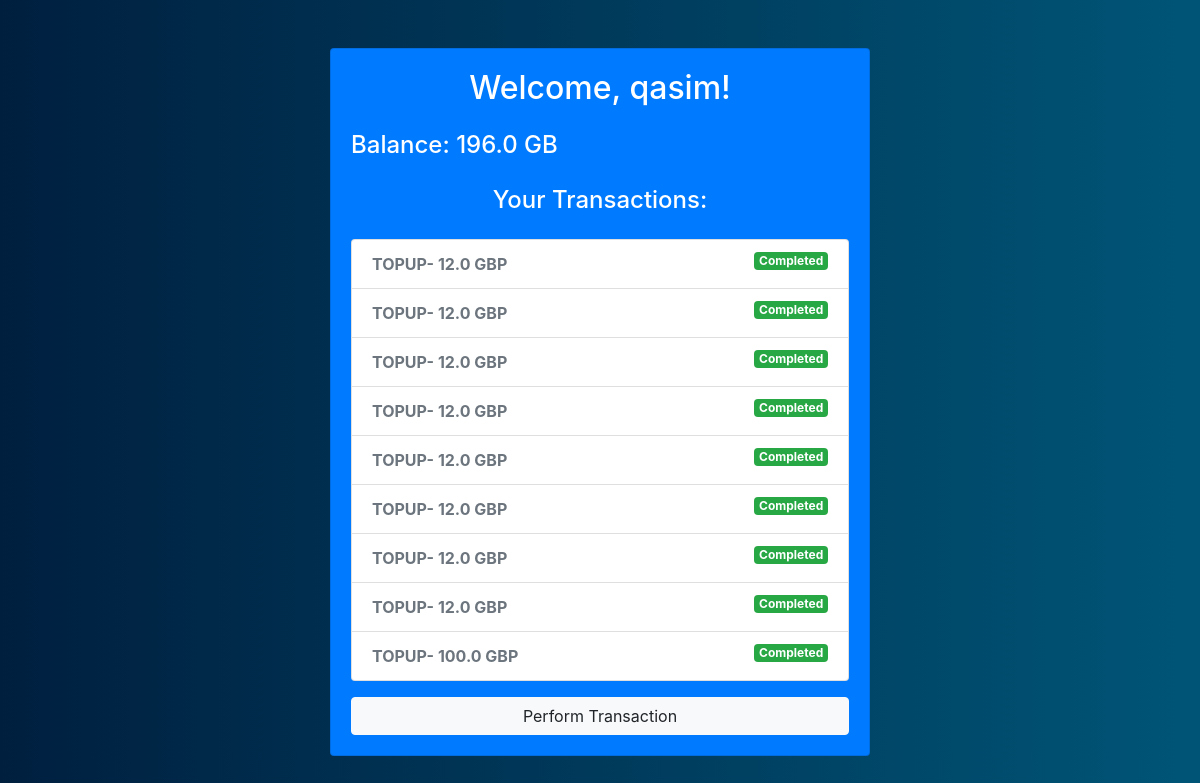
/ (signed in), run on an earlier commit of the app's database.
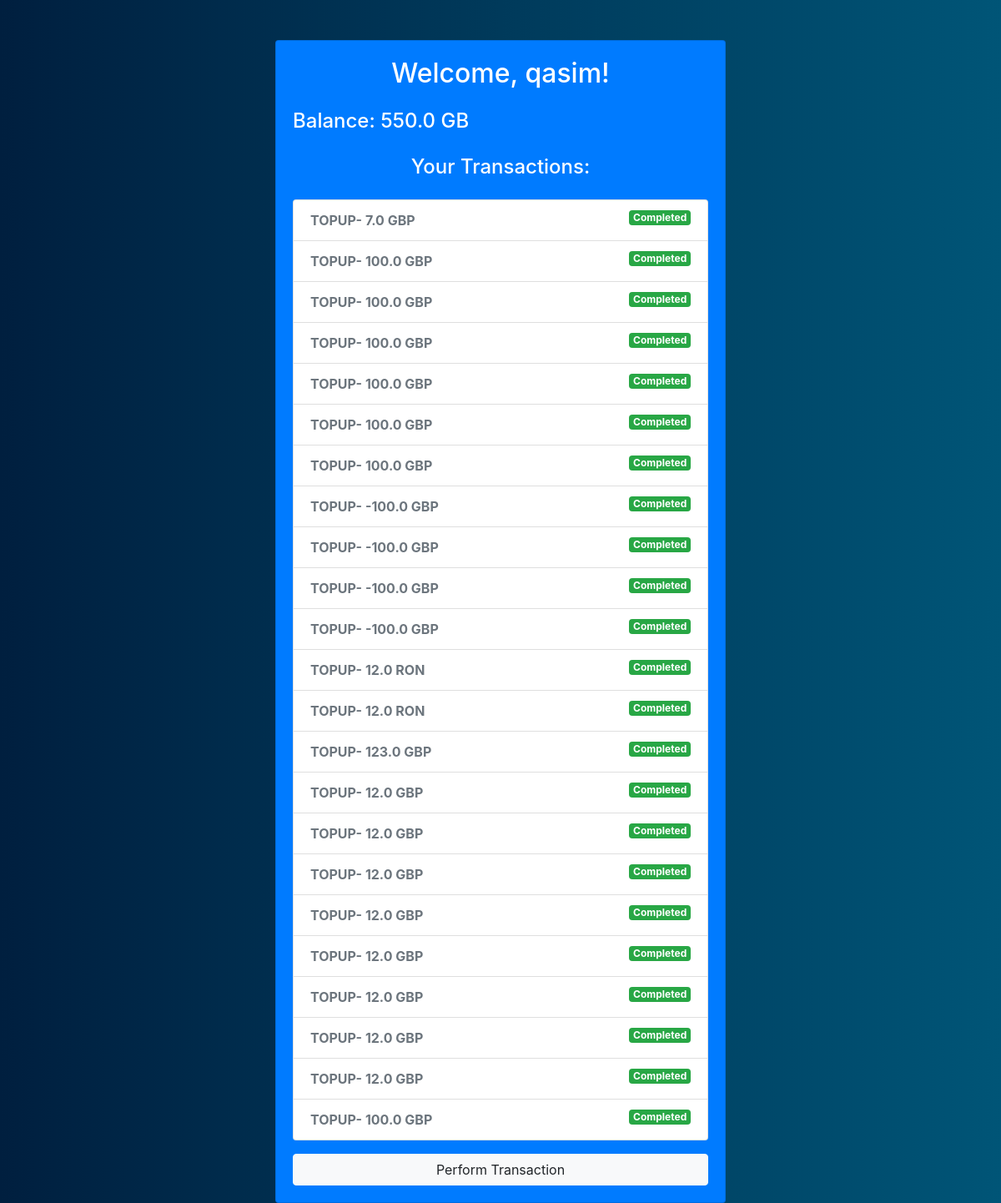
And on a later commit of the database.
### app.py (models this page shows)
class User(db.Model):
    id = db.Column(db.Integer, primary_key=True)
    username = db.Column(db.String(80), unique=True, nullable=False)
    password = db.Column(db.String(80), nullable=False)
    created_date = db.Column(db.DateTime, default=datetime.utcnow)
    country = db.Column(db.String(2), nullable=False)
    birth_day = db.Column(db.Date, nullable=False)
    is_locked = db.Column(db.Boolean, default=False)

class Transaction(db.Model):
    id = db.Column(db.Integer, primary_key=True)
    type = db.Column(db.String(20), nullable=False)
    state = db.Column(db.String(20), nullable=False)
    created_date = db.Column(db.DateTime, default=db.func.current_timestamp())
    user_id = db.Column(db.Integer, db.ForeignKey('user.id'), nullable=False)
    amount_gb = db.Column(db.Float, nullable=False)
    currency = db.Column(db.String(10))

### app.py (the view)
@app.route('/')
def home():
    if 'username' in session:
        user = User.query.filter_by(username=session['username']).first()
        if user.is_locked:
            session.pop('username', None)  # Clear session on sign-out
            return redirect(url_for('signin'))
        received_amount = db.session.query(func.sum(Transaction.amount_gb)).filter_by(user_id=user.id, type='TOPUP', state='COMPLETED').scalar() or 0.0
        spent_amount = db.session.query(func.sum(Transaction.amount_gb)).filter_by(user_id=user.id, state='COMPLETED').\
            filter(or_(Transaction.type == 'CARD_PAYMENT', Transaction.type == 'TRANSFER', Transaction.type == 'ATM', Transaction.type == 'FEE')).\
            scalar() or 0.0
        balance = received_amount - spent_amount
        transactions = Transaction.query.filter_by(user_id=user.id).order_by(Transaction.created_date.desc()).all()
        return render_template('home.html', user=user, transactions=transactions, balance=balance, received_amount=received_amount, spent_amount=spent_amount)
    else:
        return redirect(url_for('signin'))

### templates/home.html (shortened to what this page needs)
{% extends 'base.html' %}
{% block content %}
<div class="row justify-content-center">
    <div class="col-md-6">
        <div class="card bg-primary text-white">
            <div class="card-body">
                <h2 class="card-title text-center mb-4">Welcome, {{ user.username }}!</h2>
                <h4 class="mt-4">Balance: {{ balance }} GB</h4>
                <br>
                <h4 class="card-subtitle text-center mb-4">Your Transactions:</h4>
                <ul class="list-group">
                    {% for transaction in transactions %}
                        <li class="list-group-item">
                            <strong>{{ transaction.type }}- {{ transaction.amount_gb }} {{ transaction.currency }}</strong>
                            {% if transaction.state == 'COMPLETED' %}
                                <span class="badge badge-success float-right">Completed</span>
                            {% elif transaction.state == 'REVERTED' %}
                                <span class="badge badge-warning float-right">Reverted</span>
                            {% elif transaction.state == 'FAILED' %}
                                <span class="badge badge-danger float-right">Failed</span>
                            {% elif transaction.state == 'DECLINED' %}
                                <span class="badge badge-secondary float-right">Declined</span>
                            {% endif %}
                        </li>
                    {% endfor %}
                </ul>
                <div class="text-center mt-3">
                    <a href="{{ url_for('perform_transaction') }}" class="btn btn-light btn-block">Perform Transaction</a>
                </div>
            </div>
        </div>
    </div>
</div>
{% endblock %}

### templates/base.html (shortened to what this page needs)
<!DOCTYPE html>
<html lang="en">
<head>
    <link rel="stylesheet" href="https://stackpath.bootstrapcdn.com/bootstrap/4.3.1/css/bootstrap.min.css">
</head>
<body>
    <div class="container mt-5">
        {% block content %}{% endblock %}
    </div>
</body>
</html>

### templates/base.html (style rules this page uses)
body { background: linear-gradient(to right, #001f3f, #005577); color: #ffffff; }
label, strong { color: #6c757d; }

What changed in the data, as far as the page shows it:
added Transaction: state "Completed"
added Transaction: state "Completed"
added Transaction: state "Completed"
added Transaction: state "Completed"
added Transaction: state "Completed"
added Transaction: state "Completed"
added Transaction: state "Completed"
added Transaction: state "Completed"
added Transaction: state "Completed"
added Transaction: state "Completed"
added Transaction: state "Completed"
added Transaction: state "Completed"
added Transaction: state "Completed"
added Transaction: state "Completed"
Also different on the page:
{{ balance }}: "196.0" → "550.0"
